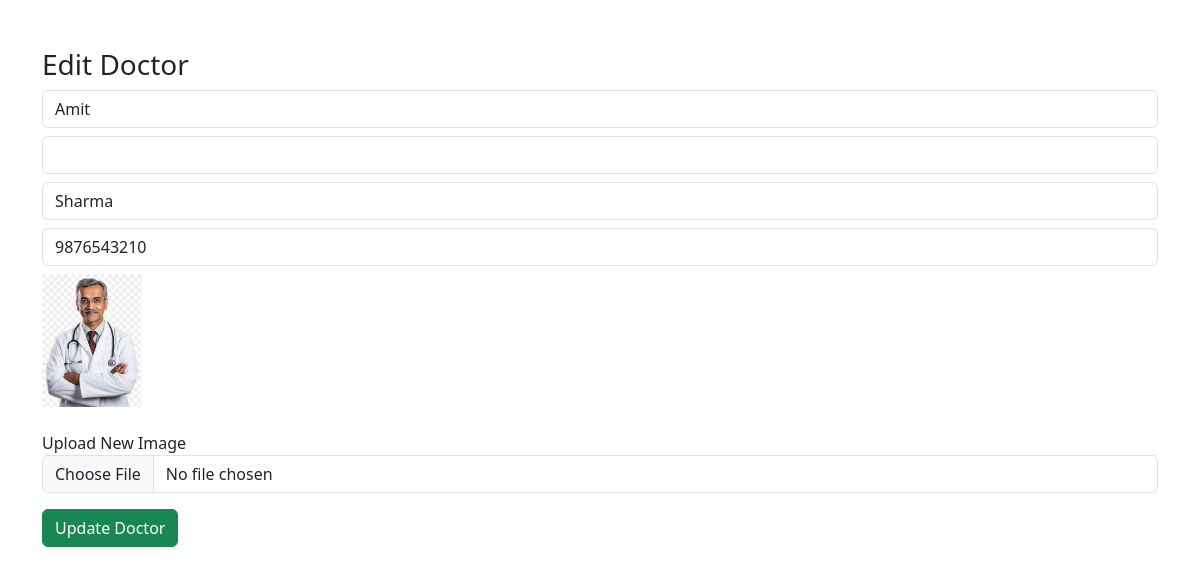
The page /admin/edit_doctor.php?id=1 (signed in) on the database its author committed.
### tables this page shows
CREATE TABLE `doctors` (
  `doctor_id` int(11) NOT NULL,
  `user_id` int(11) DEFAULT NULL,
  `first_name` varchar(50) DEFAULT NULL,
  `last_name` varchar(50) DEFAULT NULL,
  `department_id` int(11) DEFAULT NULL,
  `phone` varchar(15) DEFAULT NULL,
  `experience` int(11) DEFAULT NULL,
  `available_days` varchar(100) DEFAULT NULL,
  `start_time` time DEFAULT NULL,
  `end_time` time DEFAULT NULL,
  `consultation_fee` decimal(10,2) DEFAULT NULL,
  `middle_name` varchar(50) DEFAULT NULL,
  `date_of_birth` date DEFAULT NULL,
  `title` enum('Mr','Mrs','Miss','Ms','Dr','Other') DEFAULT 'Dr',
  `image` varchar(255) DEFAULT NULL
);

### admin/edit_doctor.php (the view, shortened to what this page needs)
<?php
include("../config/db.php");
$id = $_GET['id'];
$query = "SELECT * FROM doctors WHERE doctor_id='$id'";
$result = mysqli_query($con,$query);
$row = mysqli_fetch_assoc($result);
?>
<!DOCTYPE html>
<html>
<head>
<link href="https://cdn.jsdelivr.net/npm/bootstrap@5.3.0/dist/css/bootstrap.min.css" rel="stylesheet">
</head>
<body>
<div class="container mt-5">
<h3>Edit Doctor</h3>
<form method="POST" enctype="multipart/form-data">
<input type="text" name="first_name" value="<?php echo $row['first_name']; ?>" class="form-control mb-2">
<input type="text" name="middle_name" value="<?php echo $row['middle_name']; ?>" class="form-control mb-2">
<input type="text" name="last_name" value="<?php echo $row['last_name']; ?>" class="form-control mb-2">
<input type="text" name="phone" value="<?php echo $row['phone']; ?>" class="form-control mb-2">
<?php if($row['image'] != ""){ ?>
<img src="../assets/images/<?php echo $row['image']; ?>" width="100"><br><br>
<?php } ?>
<label>Upload New Image</label>
<input type="file" name="image" class="form-control mb-3">
<button type="submit" name="update" class="btn btn-success">
Update Doctor
</button>
</form>
</div>
</body>
</html>

### rows shown on the page
doctors: first_name "Amit", last_name "Sharma", phone "9876543210", image (picture)
